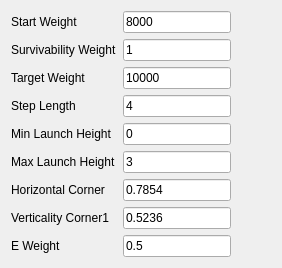
              <widget class="QWidget" name="tab_12">
               <attribute name="title">
                <string>AStar</string>
               </attribute>
               <layout class="QHBoxLayout" name="horizontalLayout_29">
                <item>
                 <layout class="QGridLayout" name="gridLayout_3">
                  <item row="0" column="1">
                   <widget class="QLineEdit" name="lineEdit_StartW">
                    <property name="text">
                     <string>8000</string>
                    </property>
                   </widget>
                  </item>
                  <item row="1" column="0">
                   <widget class="QLabel" name="label">
                    <property name="text">
                     <string>Survivability Weight</string>
                    </property>
                   </widget>
                  </item>
                  <item row="1" column="1">
                   <widget class="QLineEdit" name="lineEdit_SurW">
                    <property name="text">
                     <string>1</string>
                    </property>
                   </widget>
                  </item>
                  <item row="2" column="0">
                   <widget class="QLabel" name="label_2">
                    <property name="text">
                     <string>Target Weight</string>
                    </property>
                   </widget>
                  </item>
                  <item row="2" column="1">
                   <widget class="QLineEdit" name="lineEdit_TarW">
                    <property name="text">
                     <string>10000</string>
                    </property>
                   </widget>
                  </item>
                  <item row="3" column="0">
                   <widget class="QLabel" name="label_3">
                    <property name="text">
                     <string>Step Length</string>
                    </property>
                   </widget>
                  </item>
                  <item row="3" column="1">
                   <widget class="QLineEdit" name="lineEdit_StepL">
                    <property name="text">
                     <string>4</string>
                    </property>
                   </widget>
                  </item>
                  <item row="4" column="0">
                   <widget class="QLabel" name="label_5">
                    <property name="text">
                     <string>Min Launch Height</string>
                    </property>
                   </widget>
                  </item>
                  <item row="4" column="1">
                   <widget class="QLineEdit" name="lineEdit_minLH">
                    <property name="text">
                     <string>0</string>
                    </property>
                   </widget>
                  </item>
                  <item row="5" column="0">
                   <widget class="QLabel" name="label_22">
                    <property name="text">
                     <string>Max Launch Height</string>
                    </property>
                   </widget>
                  </item>
                  <item row="5" column="1">
                   <widget class="QLineEdit" name="lineEdit_maxLH">
                    <property name="text">
                     <string>3</string>
                    </property>
                   </widget>
                  </item>
                  <item row="6" column="0">
                   <widget class="QLabel" name="label_23">
                    <property name="text">
                     <string>Horizontal Corner</string>
                    </property>
                   </widget>
                  </item>
                  <item row="6" column="1">
                   <widget class="QLineEdit" name="lineEdit_HorCor">
                    <property name="text">
                     <string>0.7854</string>
                    </property>
                   </widget>
                  </item>
                  <item row="7" column="0">
                   <widget class="QLabel" name="label_25">
                    <property name="text">
                     <string>Verticality Corner1</string>
                    </property>
                   </widget>
                  </item>
                  <item row="7" column="1">
                   <widget class="QLineEdit" name="lineEdit_VerCor">
                    <property name="text">
                     <string>0.5236</string>
                    </property>
                   </widget>
                  </item>
                  <item row="8" column="0">
                   <widget class="QLabel" name="label_26">
                    <property name="text">
                     <string>E Weight</string>
                    </property>
                   </widget>
                  </item>
                  <item row="8" column="1">
                   <widget class="QLineEdit" name="lineEdit_EW">
                    <property name="text">
                     <string>0.5</string>
                    </property>
                   </widget>
                  </item>
                  <item row="0" column="0">
                   <widget class="QLabel" name="label_24">
                    <property name="text">
                     <string>Start Weight</string>
                    </property>
                   </widget>
                  </item>
                 </layout>
                </item>
                <item>
                 <spacer name="horizontalSpacer_47">
                  <property name="orientation">
                   <enum>Qt::Horizontal</enum>
                  </property>
                  <property name="sizeHint" stdset="0">
                   <size>
                    <width>40</width>
                    <height>20</height>
                   </size>
                  </property>
                 </spacer>
                </item>
               </layout>
              </widget>
